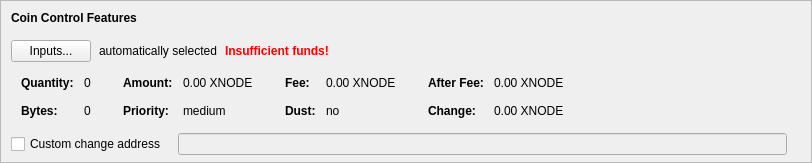
    <widget class="QFrame" name="frameCoinControl">
     <property name="sizePolicy">
      <sizepolicy hsizetype="Expanding" vsizetype="Expanding">
       <horstretch>0</horstretch>
       <verstretch>0</verstretch>
      </sizepolicy>
     </property>
     <property name="maximumSize">
      <size>
       <width>16777215</width>
       <height>16777215</height>
      </size>
     </property>
     <property name="frameShape">
      <enum>QFrame::StyledPanel</enum>
     </property>
     <property name="frameShadow">
      <enum>QFrame::Sunken</enum>
     </property>
     <layout class="QVBoxLayout" name="verticalLayoutCoinControl2">
      <property name="spacing">
       <number>0</number>
      </property>
      <property name="leftMargin">
       <number>0</number>
      </property>
      <property name="topMargin">
       <number>0</number>
      </property>
      <property name="rightMargin">
       <number>0</number>
      </property>
      <property name="bottomMargin">
       <number>6</number>
      </property>
      <item>
       <layout class="QVBoxLayout" name="verticalLayoutCoinControl" stretch="0,0,0,0,1">
        <property name="spacing">
         <number>0</number>
        </property>
        <property name="leftMargin">
         <number>10</number>
        </property>
        <property name="topMargin">
         <number>10</number>
        </property>
        <item>
         <layout class="QHBoxLayout" name="horizontalLayoutCoinControl1">
          <property name="bottomMargin">
           <number>15</number>
          </property>
          <item>
           <widget class="QLabel" name="labelCoinControlFeatures">
            <property name="sizePolicy">
             <sizepolicy hsizetype="Preferred" vsizetype="Maximum">
              <horstretch>0</horstretch>
              <verstretch>0</verstretch>
             </sizepolicy>
            </property>
            <property name="font">
             <font>
              <weight>75</weight>
              <bold>true</bold>
             </font>
            </property>
            <property name="styleSheet">
             <string notr="true">font-weight:bold;</string>
            </property>
            <property name="text">
             <string>Coin Control Features</string>
            </property>
           </widget>
          </item>
         </layout>
        </item>
        <item>
         <layout class="QHBoxLayout" name="horizontalLayoutCoinControl2" stretch="0,0,0,0">
          <property name="spacing">
           <number>8</number>
          </property>
          <property name="bottomMargin">
           <number>10</number>
          </property>
          <item>
           <widget class="QPushButton" name="pushButtonCoinControl">
            <property name="styleSheet">
             <string notr="true"/>
            </property>
            <property name="text">
             <string>Inputs...</string>
            </property>
            <property name="autoDefault">
             <bool>false</bool>
            </property>
           </widget>
          </item>
          <item>
           <widget class="QLabel" name="labelCoinControlAutomaticallySelected">
            <property name="text">
             <string>automatically selected</string>
            </property>
            <property name="margin">
             <number>5</number>
            </property>
           </widget>
          </item>
          <item>
           <widget class="QLabel" name="labelCoinControlInsuffFunds">
            <property name="font">
             <font>
              <weight>75</weight>
              <bold>true</bold>
             </font>
            </property>
            <property name="styleSheet">
             <string notr="true">color:red;font-weight:bold;</string>
            </property>
            <property name="text">
             <string>Insufficient funds!</string>
            </property>
            <property name="margin">
             <number>5</number>
            </property>
           </widget>
          </item>
          <item>
           <spacer name="horizontalSpacerCoinControl">
            <property name="orientation">
             <enum>Qt::Horizontal</enum>
            </property>
            <property name="sizeHint" stdset="0">
             <size>
              <width>40</width>
              <height>1</height>
             </size>
            </property>
           </spacer>
          </item>
         </layout>
        </item>
        <item>
         <widget class="QWidget" name="widgetCoinControl" native="true">
          <property name="sizePolicy">
           <sizepolicy hsizetype="Preferred" vsizetype="Preferred">
            <horstretch>0</horstretch>
            <verstretch>0</verstretch>
           </sizepolicy>
          </property>
          <property name="minimumSize">
           <size>
            <width>0</width>
            <height>0</height>
           </size>
          </property>
          <property name="styleSheet">
           <string notr="true"/>
          </property>
          <layout class="QHBoxLayout" name="horizontalLayoutCoinControl5">
           <property name="leftMargin">
            <number>0</number>
           </property>
           <property name="topMargin">
            <number>0</number>
           </property>
           <property name="rightMargin">
            <number>0</number>
           </property>
           <property name="bottomMargin">
            <number>0</number>
           </property>
           <item>
            <layout class="QHBoxLayout" name="horizontalLayoutCoinControl3" stretch="0,0,0,1">
             <property name="spacing">
              <number>20</number>
             </property>
             <property name="topMargin">
              <number>0</number>
             </property>
             <property name="bottomMargin">
              <number>10</number>
             </property>
             <item>
              <layout class="QFormLayout" name="formLayoutCoinControl1">
               <property name="horizontalSpacing">
                <number>10</number>
               </property>
               <property name="verticalSpacing">
                <number>14</number>
               </property>
               <property name="leftMargin">
                <number>10</number>
               </property>
               <property name="topMargin">
                <number>4</number>
               </property>
               <property name="rightMargin">
                <number>6</number>
               </property>
               <item row="0" column="0">
                <widget class="QLabel" name="labelCoinControlQuantityText">
                 <property name="font">
                  <font>
                   <weight>75</weight>
                   <bold>true</bold>
                  </font>
                 </property>
                 <property name="text">
                  <string>Quantity:</string>
                 </property>
                 <property name="margin">
                  <number>0</number>
                 </property>
                </widget>
               </item>
               <item row="0" column="1">
                <widget class="QLabel" name="labelCoinControlQuantity">
                 <property name="cursor">
                  <cursorShape>IBeamCursor</cursorShape>
                 </property>
                 <property name="contextMenuPolicy">
                  <enum>Qt::ActionsContextMenu</enum>
                 </property>
                 <property name="text">
                  <string notr="true">0</string>
                 </property>
                 <property name="margin">
                  <number>0</number>
                 </property>
                 <property name="textInteractionFlags">
                  <set>Qt::LinksAccessibleByMouse|Qt::TextSelectableByKeyboard|Qt::TextSelectableByMouse</set>
                 </property>
                </widget>
               </item>
               <item row="1" column="0">
                <widget class="QLabel" name="labelCoinControlBytesText">
                 <property name="font">
                  <font>
                   <weight>75</weight>
                   <bold>true</bold>
                  </font>
                 </property>
                 <property name="text">
                  <string>Bytes:</string>
                 </property>
                </widget>
               </item>
               <item row="1" column="1">
                <widget class="QLabel" name="labelCoinControlBytes">
                 <property name="cursor">
                  <cursorShape>IBeamCursor</cursorShape>
                 </property>
                 <property name="contextMenuPolicy">
                  <enum>Qt::ActionsContextMenu</enum>
                 </property>
                 <property name="text">
                  <string notr="true">0</string>
                 </property>
                 <property name="textInteractionFlags">
                  <set>Qt::LinksAccessibleByMouse|Qt::TextSelectableByKeyboard|Qt::TextSelectableByMouse</set>
                 </property>
                </widget>
               </item>
              </layout>
             </item>
             <item>
              <layout class="QFormLayout" name="formLayoutCoinControl2">
               <property name="horizontalSpacing">
                <number>10</number>
               </property>
               <property name="verticalSpacing">
                <number>14</number>
               </property>
               <property name="leftMargin">
                <number>6</number>
               </property>
               <property name="topMargin">
                <number>4</number>
               </property>
               <property name="rightMargin">
                <number>6</number>
               </property>
               <item row="0" column="0">
                <widget class="QLabel" name="labelCoinControlAmountText">
                 <property name="font">
                  <font>
                   <weight>75</weight>
                   <bold>true</bold>
                  </font>
                 </property>
                 <property name="text">
                  <string>Amount:</string>
                 </property>
                 <property name="margin">
                  <number>0</number>
                 </property>
                </widget>
               </item>
               <item row="0" column="1">
                <widget class="QLabel" name="labelCoinControlAmount">
                 <property name="cursor">
                  <cursorShape>IBeamCursor</cursorShape>
                 </property>
                 <property name="contextMenuPolicy">
                  <enum>Qt::ActionsContextMenu</enum>
                 </property>
                 <property name="text">
                  <string notr="true">0.00 XNODE</string>
                 </property>
                 <property name="textInteractionFlags">
                  <set>Qt::LinksAccessibleByMouse|Qt::TextSelectableByKeyboard|Qt::TextSelectableByMouse</set>
                 </property>
                </widget>
               </item>
               <item row="1" column="0">
                <widget class="QLabel" name="labelCoinControlPriorityText">
                 <property name="font">
                  <font>
                   <weight>75</weight>
                   <bold>true</bold>
                  </font>
                 </property>
                 <property name="text">
                  <string>Priority:</string>
                 </property>
                </widget>
               </item>
               <item row="1" column="1">
                <widget class="QLabel" name="labelCoinControlPriority">
                 <property name="cursor">
                  <cursorShape>IBeamCursor</cursorShape>
                 </property>
                 <property name="contextMenuPolicy">
                  <enum>Qt::ActionsContextMenu</enum>
                 </property>
                 <property name="text">
                  <string>medium</string>
                 </property>
                 <property name="textInteractionFlags">
                  <set>Qt::LinksAccessibleByMouse|Qt::TextSelectableByKeyboard|Qt::TextSelectableByMouse</set>
                 </property>
                </widget>
               </item>
              </layout>
             </item>
             <item>
              <layout class="QFormLayout" name="formLayoutCoinControl3">
               <property name="horizontalSpacing">
                <number>10</number>
               </property>
               <property name="verticalSpacing">
                <number>14</number>
               </property>
               <property name="leftMargin">
                <number>6</number>
               </property>
               <property name="topMargin">
                <number>4</number>
               </property>
               <property name="rightMargin">
                <number>6</number>
               </property>
               <item row="0" column="0">
                <widget class="QLabel" name="labelCoinControlFeeText">
                 <property name="font">
                  <font>
                   <weight>75</weight>
                   <bold>true</bold>
                  </font>
                 </property>
                 <property name="text">
                  <string>Fee:</string>
                 </property>
                 <property name="margin">
                  <number>0</number>
                 </property>
                </widget>
               </item>
               <item row="0" column="1">
                <widget class="QLabel" name="labelCoinControlFee">
                 <property name="cursor">
                  <cursorShape>IBeamCursor</cursorShape>
                 </property>
                 <property name="contextMenuPolicy">
                  <enum>Qt::ActionsContextMenu</enum>
                 </property>
                 <property name="text">
                  <string notr="true">0.00 XNODE</string>
                 </property>
                 <property name="textInteractionFlags">
                  <set>Qt::LinksAccessibleByMouse|Qt::TextSelectableByKeyboard|Qt::TextSelectableByMouse</set>
                 </property>
                </widget>
               </item>
               <item row="1" column="0">
                <widget class="QLabel" name="labelCoinControlLowOutputText">
                 <property name="font">
                  <font>
                   <weight>75</weight>
                   <bold>true</bold>
                  </font>
                 </property>
                 <property name="text">
                  <string>Dust:</string>
                 </property>
                </widget>
               </item>
               <item row="1" column="1">
                <widget class="QLabel" name="labelCoinControlLowOutput">
                 <property name="cursor">
                  <cursorShape>IBeamCursor</cursorShape>
                 </property>
                 <property name="contextMenuPolicy">
                  <enum>Qt::ActionsContextMenu</enum>
                 </property>
                 <property name="text">
                  <string>no</string>
                 </property>
                 <property name="textInteractionFlags">
                  <set>Qt::LinksAccessibleByMouse|Qt::TextSelectableByKeyboard|Qt::TextSelectableByMouse</set>
                 </property>
                </widget>
               </item>
              </layout>
             </item>
             <item>
              <layout class="QFormLayout" name="formLayoutCoinControl4">
               <property name="horizontalSpacing">
                <number>10</number>
               </property>
               <property name="verticalSpacing">
                <number>14</number>
               </property>
               <property name="leftMargin">
                <number>6</number>
               </property>
               <property name="topMargin">
                <number>4</number>
               </property>
               <property name="rightMargin">
                <number>6</number>
               </property>
               <item row="0" column="0">
                <widget class="QLabel" name="labelCoinControlAfterFeeText">
                 <property name="font">
                  <font>
                   <weight>75</weight>
                   <bold>true</bold>
                  </font>
                 </property>
                 <property name="text">
                  <string>After Fee:</string>
                 </property>
                 <property name="margin">
                  <number>0</number>
                 </property>
                </widget>
               </item>
               <item row="0" column="1">
                <widget class="QLabel" name="labelCoinControlAfterFee">
                 <property name="cursor">
                  <cursorShape>IBeamCursor</cursorShape>
                 </property>
                 <property name="contextMenuPolicy">
                  <enum>Qt::ActionsContextMenu</enum>
                 </property>
                 <property name="text">
                  <string notr="true">0.00 XNODE</string>
                 </property>
                 <property name="textInteractionFlags">
                  <set>Qt::LinksAccessibleByMouse|Qt::TextSelectableByKeyboard|Qt::TextSelectableByMouse</set>
                 </property>
                </widget>
               </item>
               <item row="1" column="0">
                <widget class="QLabel" name="labelCoinControlChangeText">
                 <property name="font">
                  <font>
                   <weight>75</weight>
                   <bold>true</bold>
                  </font>
                 </property>
                 <property name="text">
                  <string>Change:</string>
                 </property>
                </widget>
               </item>
               <item row="1" column="1">
                <widget class="QLabel" name="labelCoinControlChange">
                 <property name="cursor">
                  <cursorShape>IBeamCursor</cursorShape>
                 </property>
                 <property name="contextMenuPolicy">
                  <enum>Qt::ActionsContextMenu</enum>
                 </property>
                 <property name="text">
                  <string notr="true">0.00 XNODE</string>
                 </property>
                 <property name="textInteractionFlags">
                  <set>Qt::LinksAccessibleByMouse|Qt::TextSelectableByKeyboard|Qt::TextSelectableByMouse</set>
                 </property>
                </widget>
               </item>
              </layout>
             </item>
            </layout>
           </item>
          </layout>
         </widget>
        </item>
        <item>
         <layout class="QHBoxLayout" name="horizontalLayoutCoinControl4" stretch="0,0,0">
          <property name="spacing">
           <number>12</number>
          </property>
          <property name="sizeConstraint">
           <enum>QLayout::SetDefaultConstraint</enum>
          </property>
          <property name="topMargin">
           <number>5</number>
          </property>
          <property name="rightMargin">
           <number>5</number>
          </property>
          <item>
           <widget class="QCheckBox" name="checkBoxCoinControlChange">
            <property name="toolTip">
             <string>If this is activated, but the change address is empty or invalid, change will be sent to a newly generated address.</string>
            </property>
            <property name="text">
             <string>Custom change address</string>
            </property>
           </widget>
          </item>
          <item>
           <widget class="QValidatedLineEdit" name="lineEditCoinControlChange">
            <property name="enabled">
             <bool>false</bool>
            </property>
            <property name="sizePolicy">
             <sizepolicy hsizetype="Expanding" vsizetype="Fixed">
              <horstretch>0</horstretch>
              <verstretch>0</verstretch>
             </sizepolicy>
            </property>
           </widget>
          </item>
          <item>
           <widget class="QLabel" name="labelCoinControlChangeLabel">
            <property name="sizePolicy">
             <sizepolicy hsizetype="Preferred" vsizetype="Expanding">
              <horstretch>0</horstretch>
              <verstretch>0</verstretch>
             </sizepolicy>
            </property>
            <property name="minimumSize">
             <size>
              <width>0</width>
              <height>0</height>
             </size>
            </property>
            <property name="text">
             <string/>
            </property>
            <property name="margin">
             <number>3</number>
            </property>
           </widget>
          </item>
         </layout>
        </item>
        <item>
         <spacer name="verticalSpacerCoinControl">
          <property name="orientation">
           <enum>Qt::Vertical</enum>
          </property>
          <property name="sizeHint" stdset="0">
           <size>
            <width>800</width>
            <height>1</height>
           </size>
          </property>
         </spacer>
        </item>
       </layout>
      </item>
     </layout>
    </widget>
